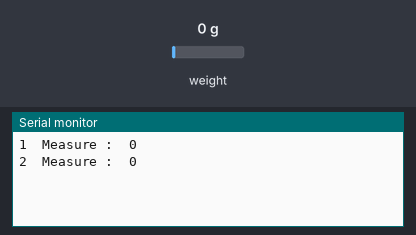
Bench run of a sketch on a simulated ESP8266 (NodeMCU). Shown: the last lines printed to the serial monitor. The inputs (shaded band) are chosen by the test bench; at power-on: weight on the scale 0 g.

Above: at 2.0 s.
2.1 s: weight on the scale set to 100 g
At 3.0 s:
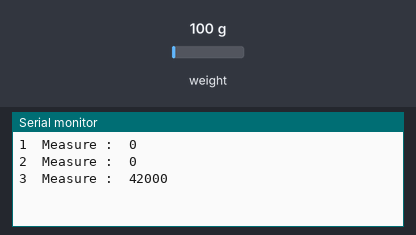
3.6 s: weight on the scale set to 1250 g
At 4.7 s:
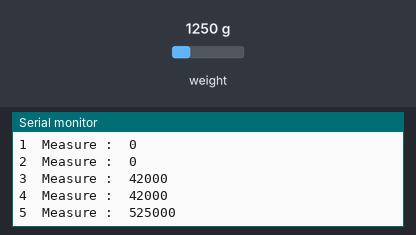
Timing chart, 0 to 6.6 s (numbered marks = the images above; inputs shaded):
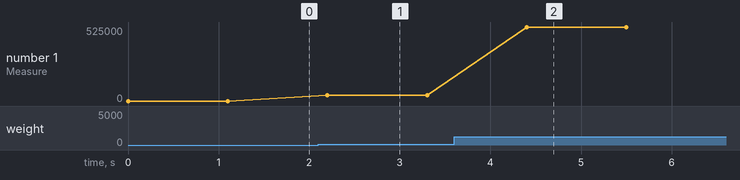

The sketch:

Loadcell_basic.ino
```cpp
#include "HX711.h"

const int LOADCELL_DOUT_PIN = D5; //로드셀 핀
const int LOADCELL_SCK_PIN = D6;  //로드셀 핀
long reading, counter = 0;

HX711 scale;

void measure(){
  counter++;
  Serial.print(counter);
  Serial.print("  ");
  reading = scale.read();
  yield();
  Serial.print("Measure :  ");
  Serial.println(reading);
}

void setup() {
  Serial.begin(9600);
  scale.begin(LOADCELL_DOUT_PIN, LOADCELL_SCK_PIN);
}

void loop() {
  measure();
  delay(1000);
}
```

Measured:
- after the input at 2.1 s, the serial monitor: prints a new line after 0.10 s (image 1)
- after the input at 3.6 s, the serial monitor: prints a new line after 0.80 s (image 2)
- plotted number 1: 0 → 42000 after the input at 2.1 s, 42000 → 525000 after the input at 3.6 s
